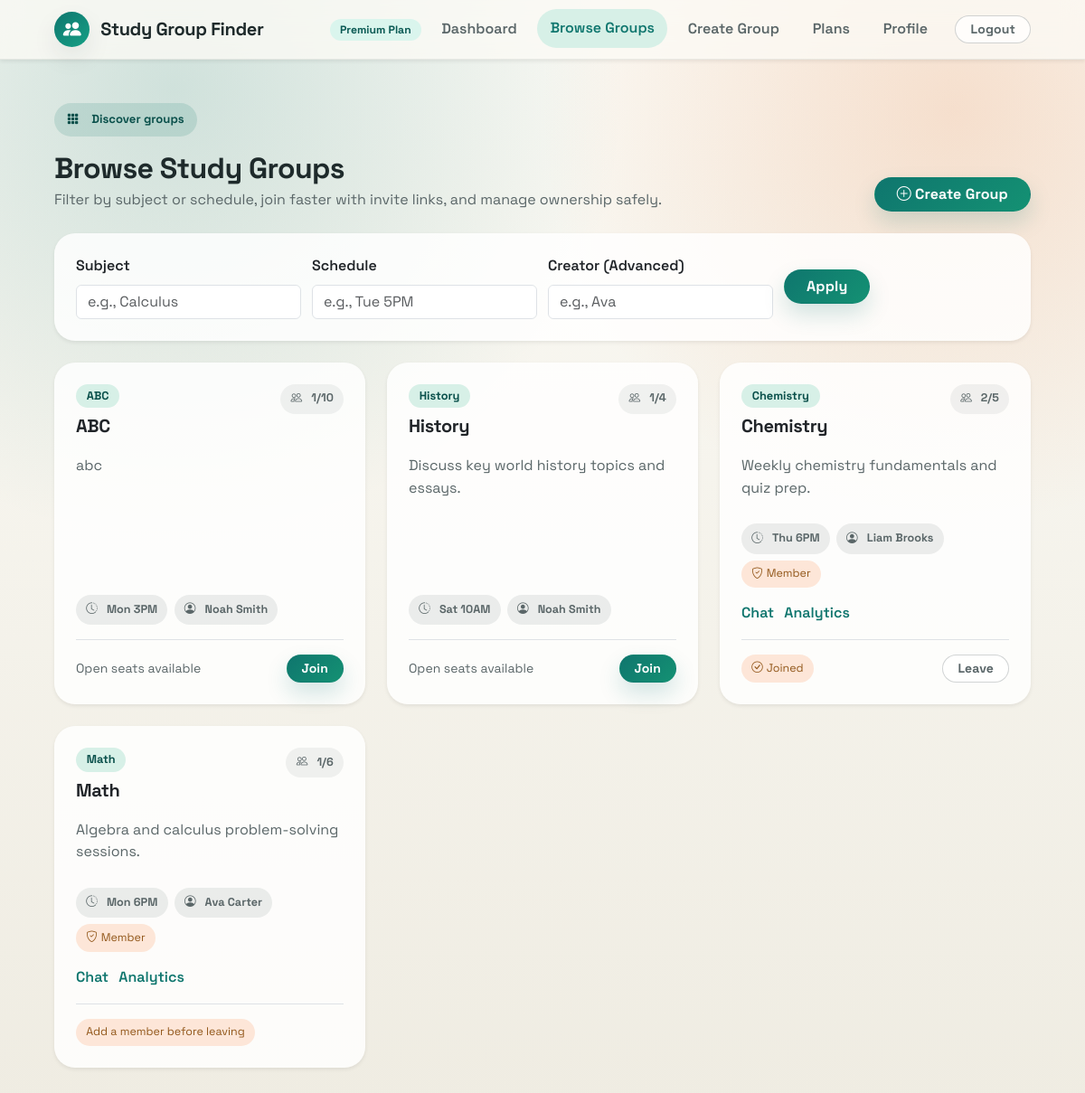
The app's page /groups/browse (signed in) with its own data.
### models/group.py (models this page shows)
class StudyGroup(db.Model):
    __tablename__ = "study_group"
    __table_args__ = (
        db.CheckConstraint("max_members >= 2", name="ck_study_group_max_members_min"),
        db.CheckConstraint(
            "length(trim(subject)) > 0", name="ck_study_group_subject_not_blank"
        ),
        db.Index("ix_study_group_subject", "subject"),
    )
    id = db.Column(db.Integer, primary_key=True)
    subject = db.Column(db.String(120), nullable=False)
    description = db.Column(db.Text, nullable=False)
    schedule = db.Column(db.String(255), nullable=False)
    max_members = db.Column(db.Integer, nullable=False, default=5)
    is_private = db.Column(db.Boolean, nullable=False, default=False, index=True)
    invite_token = db.Column(db.String(64), nullable=False, unique=True, default=_generate_invite_token)
    creator_id = db.Column(db.Integer, db.ForeignKey("user.id"), nullable=False)
    created_at = db.Column(db.DateTime, default=datetime.utcnow)
    creator = db.relationship("User", back_populates="created_groups")
    members = db.relationship(
        "GroupMember", back_populates="group", cascade="all, delete-orphan"
    )
    sessions = db.relationship(
        "GroupSession", back_populates="group", cascade="all, delete-orphan"
    )
    chat_messages = db.relationship(
        "ChatMessage", back_populates="group", cascade="all, delete-orphan"
    )
    @property
    def current_member_count(self):
        return len(self.members)

### models/user.py (models this page shows, shortened)
class User(UserMixin, db.Model):
    __tablename__ = "user"
    __table_args__ = (
        db.CheckConstraint(
            "skill_level IN ('Beginner', 'Intermediate', 'Advanced')",
            name="ck_user_skill_level",
        ),
        db.CheckConstraint("length(trim(name)) > 0", name="ck_user_name_not_blank"),
        db.Index("ix_user_email", "email"),
    )
    id = db.Column(db.Integer, primary_key=True)
    name = db.Column(db.String(120), nullable=False)
    email = db.Column(db.String(255), unique=True, nullable=False)
    password_hash = db.Column(db.String(255), nullable=False)
    subjects = db.Column(db.Text, default="")
    skill_level = db.Column(db.String(50), default="Beginner")
    availability = db.Column(db.Text, default="")
    created_at = db.Column(db.DateTime, default=datetime.utcnow)
    memberships = db.relationship(
        "GroupMember", back_populates="user", cascade="all, delete-orphan"
    )
    created_groups = db.relationship("StudyGroup", back_populates="creator")
    subscriptions = db.relationship(
        "Subscription",
        back_populates="user",
        cascade="all, delete-orphan",
        order_by="Subscription.created_at.desc()",
    )
    chat_messages = db.relationship(
        "ChatMessage", back_populates="user", cascade="all, delete-orphan"
    )

### models/membership.py (models this page shows)
class GroupMember(db.Model):
    __tablename__ = "group_member"
    __table_args__ = (
        db.CheckConstraint("role IN ('admin', 'moderator', 'member')", name="ck_group_member_role"),
        db.Index("ix_group_member_group_role", "group_id", "role"),
    )
    user_id = db.Column(db.Integer, db.ForeignKey("user.id"), primary_key=True)
    group_id = db.Column(db.Integer, db.ForeignKey("study_group.id"), primary_key=True)
    role = db.Column(db.String(20), nullable=False, default="member")
    joined_at = db.Column(db.DateTime, default=datetime.utcnow)
    user = db.relationship("User", back_populates="memberships")
    group = db.relationship("StudyGroup", back_populates="members")

### routes/group_routes.py (the view)
@group_bp.route("/browse")
@login_required
def browse_groups():
    subject_filter = normalize_text(request.args.get("subject"))
    time_filter = normalize_text(request.args.get("time"))
    creator_filter = normalize_text(request.args.get("creator"))
    try:
        groups = get_filtered_groups(current_user, subject_filter, time_filter, creator_filter)
    except GroupServiceError as exc:
        flash(str(exc), exc.category)
        if exc.redirect_endpoint:
            return redirect(url_for(exc.redirect_endpoint))
        return redirect(url_for("group.browse_groups"))
    joined_group_ids = get_joined_group_ids(current_user)
    joined_roles = {membership.group_id: membership.role for membership in current_user.memberships}
    return render_template(
        "browse_groups.html",
        groups=groups,
        joined_group_ids=joined_group_ids,
        joined_roles=joined_roles,
        subject_filter=subject_filter,
        time_filter=time_filter,
        creator_filter=creator_filter,
        is_premium_user=is_premium(current_user),
    )

### templates/browse_groups.html (shortened to what this page needs)
{% extends 'base.html' %}
{% block content %}
<section class="groups-toolbar mb-4">
    <div>
        <span class="hero-badge"><i class="bi bi-grid-3x3-gap-fill me-2"></i>Discover groups</span>
        <h1 class="h2 fw-bold mt-3 mb-1">Browse Study Groups</h1>
        <p class="text-muted mb-0">Filter by subject or schedule, join faster with invite links, and manage ownership safely.</p>
    </div>
    <a class="btn btn-primary px-4" href="{{ url_for('group.create_group') }}">
        <i class="bi bi-plus-circle me-1"></i>Create Group
    </a>
</section>
<section class="card app-card border-0 shadow-sm mb-4">
    <div class="card-body p-4">
        <form method="get" class="filter-row">
            <div>
                <label for="subjectFilter" class="form-label fw-semibold">Subject</label>
                <input id="subjectFilter" type="text" name="subject" value="{{ subject_filter }}" placeholder="e.g., Calculus" class="form-control">
            </div>
            <div>
                <label for="timeFilter" class="form-label fw-semibold">Schedule</label>
                <input id="timeFilter" type="text" name="time" value="{{ time_filter }}" placeholder="e.g., Tue 5PM" class="form-control">
            </div>
            <div>
                <label for="creatorFilter" class="form-label fw-semibold d-flex align-items-center gap-2">
                    <span>Creator (Advanced)</span>
                </label>
                <input
                    id="creatorFilter"
                    type="text"
                    name="creator"
                    value="{{ creator_filter }}"
                    placeholder="e.g., Ava"
                    class="form-control"
                >
            </div>
            <div class="d-flex align-items-end gap-2">
                <button type="submit" class="btn btn-primary px-4">Apply</button>
            </div>
        </form>
    </div>
</section>
{% if groups %}
    <div class="row g-4 row-cols-1 row-cols-md-2 row-cols-xl-3">
        {% for group in groups %}
            {% set is_joined = group.id in joined_group_ids %}
            {% set is_full = group.current_member_count >= group.max_members %}
            {% set is_creator = group.creator_id == current_user.id %}
            <div class="col">
                <article class="card app-card h-100 border-0 shadow-sm rounded-4">
                    <div class="card-body p-4 d-flex flex-column">
                        <div class="d-flex justify-content-between align-items-start gap-3 mb-3">
                            <div>
                                <span class="badge app-badge mb-2">{{ group.subject }}</span>
                                <h2 class="h5 fw-bold mb-1">{{ group.subject }}</h2>
                            </div>
                            <span class="member-pill"><i class="bi bi-people me-1"></i>{{ group.current_member_count }}/{{ group.max_members }}</span>
                        </div>
                        <p class="text-muted flex-grow-1 mb-3">{{ group.description }}</p>
                        <div class="group-meta mb-3">
                            <span class="member-pill"><i class="bi bi-clock-history me-1"></i>{{ group.schedule }}</span>
                            <span class="member-pill"><i class="bi bi-person-circle me-1"></i>{{ group.creator.name }}</span>
                            {% if is_joined %}
                                <span class="badge-soft">
                                    <i class="bi bi-shield-check me-1"></i>
                                    {{ joined_roles.get(group.id)|title }}
                                </span>
                            {% endif %}
                        </div>
                        {% if is_joined %}
                            <div class="group-link-row mb-3">
                                <a href="{{ url_for('chat.group_chat', group_id=group.id) }}" class="text-decoration-none text-teal fw-semibold">Chat</a>
                                <a href="{{ url_for('group.group_analytics', group_id=group.id) }}" class="text-decoration-none text-teal fw-semibold">Analytics</a>
                            </div>
                        {% endif %}
                        <div class="d-flex justify-content-between align-items-center pt-3 border-top">
                            {% if is_joined %}
                                {% if is_creator %}
                                    {% if group.current_member_count > 1 %}
                                        <form method="post" action="{{ url_for('group.leave_group', group_id=group.id) }}" class="transfer-form js-loading-form">
                                            <select name="transfer_user_id" class="form-select form-select-sm" required>
                                                <option value="">Transfer ownership to...</option>
                                                {% for member in group.members %}
                                                    {% if member.user_id != current_user.id %}
                                                        <option value="{{ member.user_id }}">{{ member.user.name }}</option>
                                                    {% endif %}
                                                {% endfor %}
                                            </select>
                                            <button type="submit" class="btn btn-outline-secondary btn-sm px-3" data-loading-label="Transferring...">Transfer &amp; Leave</button>
                                        </form>
                                    {% else %}
                                        <span class="badge-soft">Add a member before leaving</span>
                                    {% endif %}
                                {% else %}
                                    <span class="badge-soft"><i class="bi bi-check-circle me-1"></i>Joined</span>
                                    <form method="post" action="{{ url_for('group.leave_group', group_id=group.id) }}" class="js-loading-form">
                                        <button type="submit" class="btn btn-outline-secondary btn-sm px-3" data-loading-label="Leaving...">Leave</button>
                                    </form>
                                {% endif %}
                            {% elif is_full %}
                                <span class="badge-soft">Group is full</span>
                                <button type="button" class="btn btn-outline-secondary btn-sm px-3" disabled>Join</button>
                            {% else %}
                                <span class="text-muted small">Open seats available</span>
                                <form method="post" action="{{ url_for('group.join_group', group_id=group.id) }}" class="js-loading-form">
                                    <button type="submit" class="btn btn-primary btn-sm px-3" data-loading-label="Joining...">Join</button>
                                </form>
                            {% endif %}
                        </div>
                    </div>
                </article>
            </div>
        {% endfor %}
    </div>
{% else %}
    <div class="empty-state text-center rounded-4 p-5 shadow-sm">
        <i class="bi bi-search display-6 text-teal"></i>
        <h2 class="h4 mt-3 mb-2">No groups matched your filters</h2>
        <p class="text-muted mb-0">Try broader keywords or create a new group to get started.</p>
    </div>
{% endif %}
{% endblock %}

### templates/base.html (shortened to what this page needs)
<!DOCTYPE html>
<html lang="en">
<head>
    <link href="https://cdn.jsdelivr.net/npm/bootstrap@5.3.3/dist/css/bootstrap.min.css" rel="stylesheet">
    <link href="https://cdn.jsdelivr.net/npm/bootstrap-icons@1.11.3/font/bootstrap-icons.min.css" rel="stylesheet">
    <link rel="stylesheet" href="{{ url_for('static', filename='style.css') }}">
</head>
<body class="app-body">
    <nav class="navbar navbar-expand-lg navbar-light bg-white sticky-top app-navbar shadow-sm">
        <div class="container">
            <a class="navbar-brand app-brand" href="{{ url_for('index') }}">
                <span class="brand-mark"><i class="bi bi-people-fill"></i></span>
                <span>Study Group Finder</span>
            </a>
            <div class="collapse navbar-collapse" id="mainNav">
                <ul class="navbar-nav ms-auto gap-lg-2 align-items-lg-center">
                    {% if current_user.is_authenticated %}
                        <li class="nav-item">
                            <span class="plan-pill {{ 'premium' if current_user_is_premium else 'free' }}">{{ current_plan_label }}</span>
                        </li>
                        <li class="nav-item"><a class="nav-link app-nav-link {{ 'active' if request.endpoint == 'user.dashboard' else '' }}" href="{{ url_for('user.dashboard') }}">Dashboard</a></li>
                        <li class="nav-item"><a class="nav-link app-nav-link {{ 'active' if request.endpoint == 'group.browse_groups' else '' }}" href="{{ url_for('group.browse_groups') }}">Browse Groups</a></li>
                        <li class="nav-item"><a class="nav-link app-nav-link {{ 'active' if request.endpoint == 'group.create_group' else '' }}" href="{{ url_for('group.create_group') }}">Create Group</a></li>
                        <li class="nav-item"><a class="nav-link app-nav-link {{ 'active' if request.endpoint and request.endpoint.startswith('subscription.') else '' }}" href="{{ url_for('subscription.plans') }}">Plans</a></li>
                        <li class="nav-item"><a class="nav-link app-nav-link {{ 'active' if request.endpoint == 'user.profile' else '' }}" href="{{ url_for('user.profile') }}">Profile</a></li>
                        <li class="nav-item ms-lg-2"><a class="btn btn-outline-secondary btn-sm rounded-pill px-3" href="{{ url_for('auth.logout') }}">Logout</a></li>
                    {% else %}
                        <li class="nav-item"><a class="nav-link app-nav-link {{ 'active' if request.endpoint == 'auth.login' else '' }}" href="{{ url_for('auth.login') }}">Login</a></li>
                        <li class="nav-item ms-lg-2"><a class="btn btn-primary btn-sm rounded-pill px-3" href="{{ url_for('auth.register') }}">Register</a></li>
                    {% endif %}
                </ul>
            </div>
        </div>
    </nav>
    <main class="container page-content py-4 py-lg-5">
        <div class="app-page fade-in">
            {% block content %}{% endblock %}
        </div>
    </main>
</body>
</html>

### records on screen
StudyGroup: subject "ABC", current_member_count "1", max_members "10", description "abc", schedule "Mon 3PM", creator.name "Noah Smith"
StudyGroup: subject "History", current_member_count "1", max_members "4", description "Discuss key world history topics and essays.", schedule "Sat 10AM", creator.name "Noah Smith"
StudyGroup: subject "Chemistry", current_member_count "2", max_members "5", description "Weekly chemistry fundamentals and quiz prep.", schedule "Thu 6PM", creator.name "Liam Brooks"
GroupMember: get "Member"
StudyGroup: subject "Math", current_member_count "1", max_members "6", description "Algebra and calculus problem-solving sessions.", schedule "Mon 6PM", creator.name "Ava Carter", shows "Add a member before leaving"
GroupMember: get "Member"

### other values on screen
{{ current_plan_label }} "Premium Plan"
